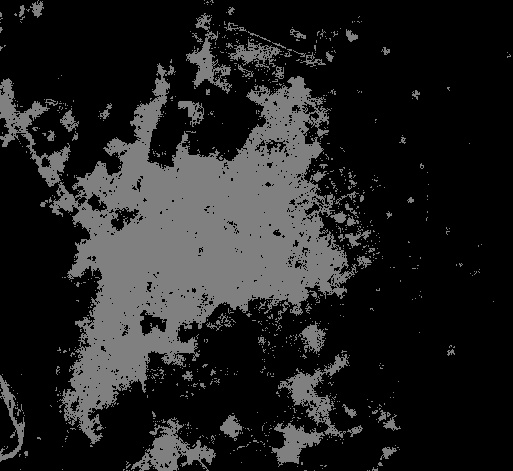
#> input picture area_3.png, 513 x 471 px, found by its file name
$ python newfile.py
#> lines starting #> are read from the running program, lines starting #| are printed output that depends on the picture; after the words box and inside, x2 and y2 are one past the last pixel; in counts of white or black regions, pixels touching at a corner belong together
import cv2
import numpy as np

def draw_polygon_around_color(image_path, lower_bound, upper_bound):
    """
    Forms a polygon around a specific grayscale range in the image and draws its boundary.

    Parameters:
    - image_path: str, path to the input image.
    - lower_bound: int, lower grayscale threshold.
    - upper_bound: int, upper grayscale threshold.

    Returns:
    - result_image: Image with polygons drawn.
    - polygon_params: List of parameters (area, perimeter, vertices) for each polygon.
    """
#> called with lower_bound = 100, upper_bound = 200
    # Load the image in grayscale
    image = cv2.imread(image_path, cv2.IMREAD_GRAYSCALE)
#> image is the input picture: shape (471, 513); min 0, max 136, mean 34
    if image is None:
        print(f"Error: Unable to load image from {image_path}")
        return None, None

    # Create a binary mask based on the grayscale range
    mask = cv2.inRange(image, lower_bound, upper_bound)
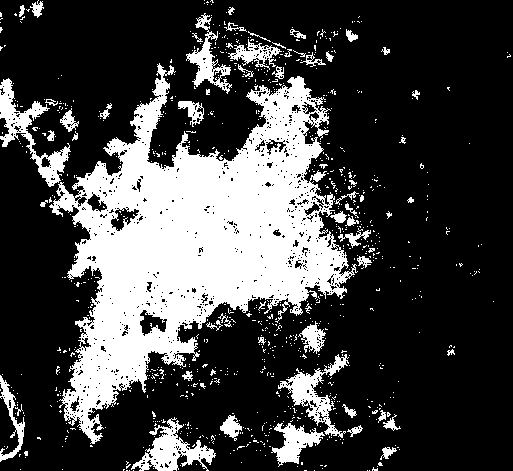
#> mask: shape (471, 513); 26.4% white; 877 white regions (814 under 20 px)

    # Find contours from the mask
    contours, _ = cv2.findContours(mask, cv2.RETR_EXTERNAL, cv2.CHAIN_APPROX_SIMPLE)
#> contours = 865 contours, 825 with area under 20; largest, box (x1, y1, x2, y2) and area: (49, 63, 358, 444) 51002, (0, 78, 71, 187) 1880, (131, 417, 216, 471) 1698, (278, 354, 349, 438) 1518, (186, 13, 232, 94) 1019

    # Convert the grayscale image to BGR for visualization
    color_image = cv2.cvtColor(image, cv2.COLOR_GRAY2BGR)

    # List to store polygon parameters
    polygon_params = []

    for contour in contours:
        # Skip small contours (noise)
        if cv2.contourArea(contour) < 100:  # Adjust this threshold as needed
            continue

        # Approximate the polygon around the contour
        epsilon = 0.01 * cv2.arcLength(contour, True)  # Adjust 0.01 for more/less precision
        polygon = cv2.approxPolyDP(contour, epsilon, True)

        # Draw the polygon on the image
        cv2.polylines(color_image, [polygon], isClosed=True, color=(0, 255, 0), thickness=2)  # Green boundary

        # Calculate and store polygon parameters
        area = cv2.contourArea(polygon)
        perimeter = cv2.arcLength(polygon, True)
        vertices = polygon.reshape(-1, 2).tolist()  # Extract (x, y) coordinates
        polygon_params.append({"area": area, "perimeter": perimeter, "vertices": vertices})
#> this loop made 865 passes
#> contour on passes 1 to 3: [[369, 470]], [[367, 470]], [[314, 470]]
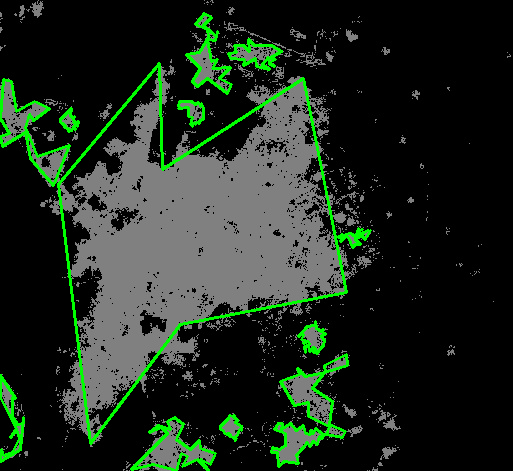
#> color_image: shape (471, 513, 3); 4.49% of pixels changed, all inside (x1, y1, x2, y2) = (0, 12, 372, 471)
#> after the loop, polygon_params = 13 items

    return color_image, polygon_params


# Image path
image_path = "C:/Users/prash/OneDrive/Desktop/open cv/area_3.PNG"

# Grayscale range to filter (adjust as needed)
lower_gray = 100  # Lower grayscale threshold
upper_gray = 200  # Upper grayscale threshold

# Process the image and extract polygon parameters
result_image, polygons = draw_polygon_around_color(image_path, lower_gray, upper_gray)
#> polygons = 13 items

# Display the result
if result_image is not None:
    cv2.imshow("Polygon Around Color", result_image)
    cv2.waitKey(0)
    cv2.destroyAllWindows()

    # Save the result
    output_path = "polygon_around_color.png"
    cv2.imwrite(output_path, result_image)
    print(f"Result image saved at {output_path}")

    # Print polygon parameters
    if polygons:
        print("Polygon Parameters:")
        for idx, poly in enumerate(polygons):
            print(f"Polygon {idx + 1}:")
            print(f"  Area: {poly['area']} pixels")
            print(f"  Perimeter: {poly['perimeter']} pixels")
            print(f"  Vertices: {poly['vertices']}")
#> this loop made 13 passes
#> (printed output is left out)

$ run again, with area_2.png copied over area_3.png
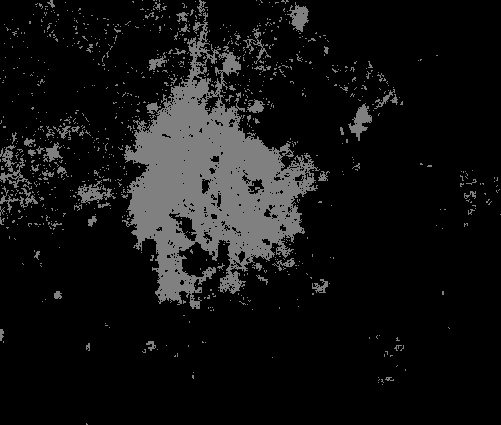
#> input picture area_2.png, 501 x 425 px, found by its file name
#> in draw_polygon_around_color, image is the input picture: shape (425, 501); min 0, max 137, mean 18.7
#> in draw_polygon_around_color, `mask = cv2.inRange(image, lower_bound, upper_bound)`:
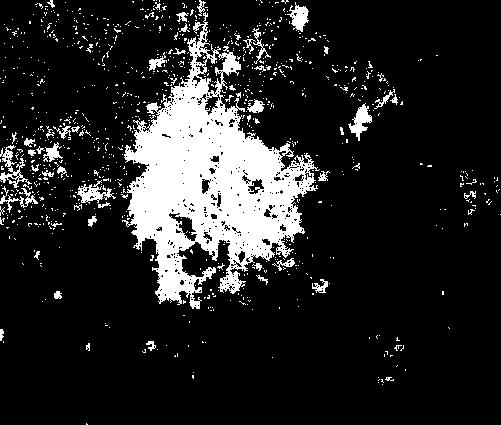
#> mask: shape (425, 501); 14.5% white; 923 white regions (869 under 20 px)
#> contours = 908 contours, 878 with area under 20; largest, box (x1, y1, x2, y2) and area: (122, 12, 320, 309) 25695, (0, 145, 32, 188) 336, (348, 103, 372, 141) 330, (77, 180, 116, 204) 305, (287, 2, 309, 32) 294
#> the loop in draw_polygon_around_color, `for contour in contours:` made 908 passes
#> contour on passes 1 to 3: [[86, 423], [86, 424], [87, 424]], [[382, 384]], [[378, 382]]
#> after the loop in draw_polygon_around_color, `for contour in contours:`:
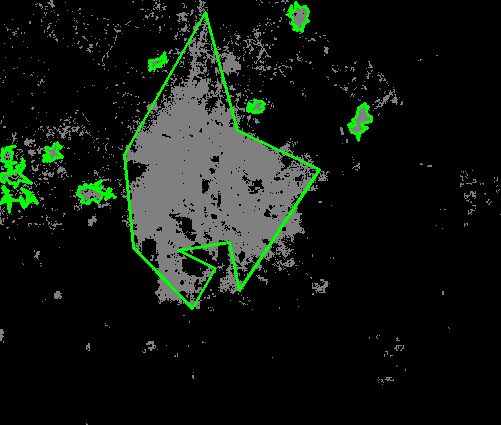
#> color_image: shape (425, 501, 3); 2.39% of pixels changed, all inside (x1, y1, x2, y2) = (0, 1, 373, 310)
#> after the loop in draw_polygon_around_color, `for contour in contours:`: polygon_params = 9 items
#> the loop `for idx, poly in enumerate(polygons):` made 9 passes
#> (printed output is left out)

$ run again, with area_5.png copied over area_3.png
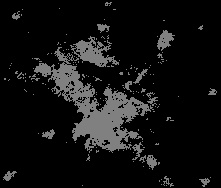
#> input picture area_5.png, 221 x 188 px, found by its file name
#> in draw_polygon_around_color, image is the input picture: shape (188, 221); min 0, max 135, mean 17.9
#> in draw_polygon_around_color, `mask = cv2.inRange(image, lower_bound, upper_bound)`:
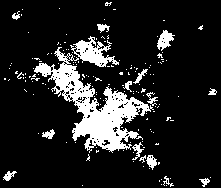
#> mask: shape (188, 221); 13.9% white; 157 white regions (141 under 20 px)
#> contours = 157 contours, 143 with area under 20; largest, box (x1, y1, x2, y2) and area: (34, 47, 154, 153) 3748, (70, 36, 119, 67) 598, (157, 30, 175, 51) 170, (146, 155, 157, 170) 82, (42, 129, 55, 139) 56
#> the loop in draw_polygon_around_color, `for contour in contours:` made 157 passes
#> contour on passes 1 to 3: [[166, 185]], [[82, 185]], [[161, 184]]
#> after the loop in draw_polygon_around_color, `for contour in contours:`:
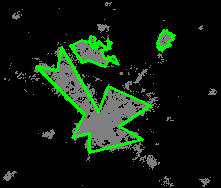
#> color_image: shape (188, 221, 3); 4.83% of pixels changed, all inside (x1, y1, x2, y2) = (35, 29, 176, 154)
#> after the loop in draw_polygon_around_color, `for contour in contours:`: polygon_params = 3 items
#> the loop `for idx, poly in enumerate(polygons):` made 3 passes
#> (printed output is left out)
